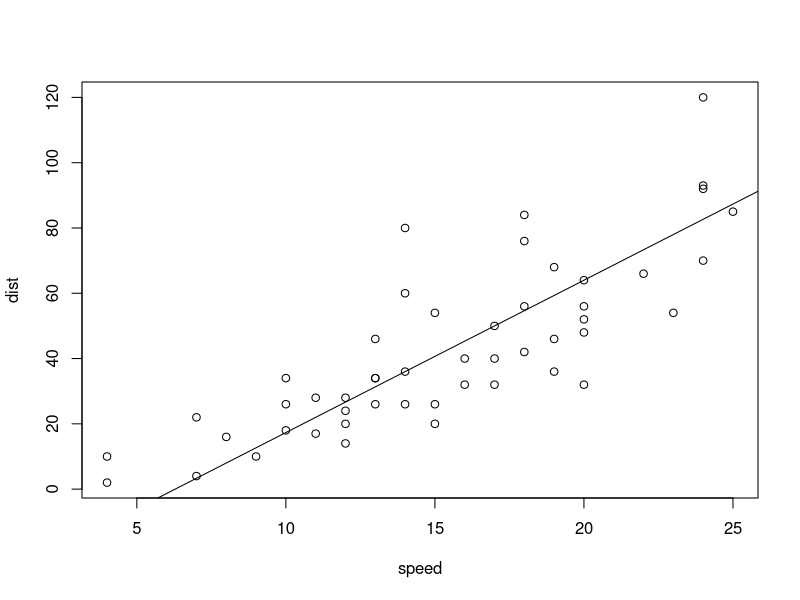
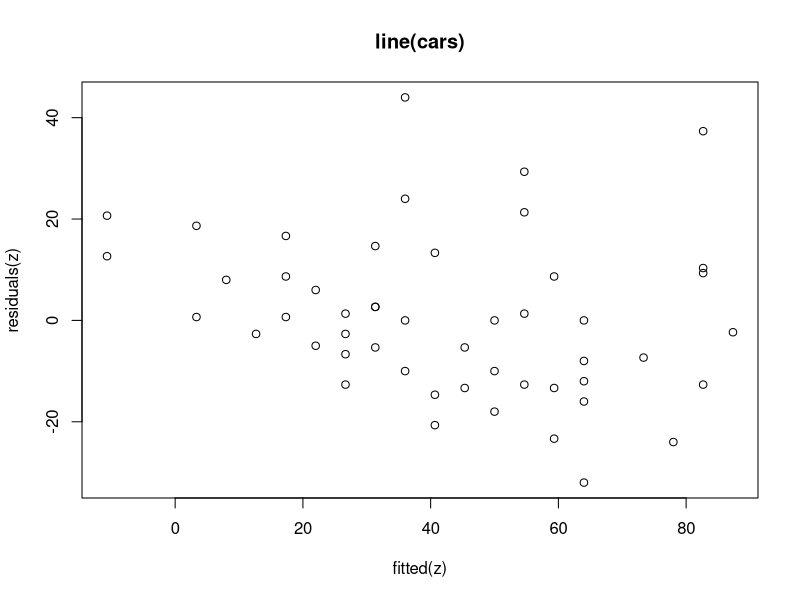

These figures' R source, in order:
#!/usr/bin/r

# Robust Line Fitting
# Description
# Fit a line robustly as recommended in Exploratory Data Analysis.

# Currently by default (iter = 1) the initial median-median line is 
# not iterated (as opposed to Tukey's “resistant line” in the references).


# Usage
x <- matrix(data = 100, nrow = 100, ncol = 80, byrow = FALSE, dimnames = NULL)
y <- matrix(data = 100, nrow = 100, ncol = 80, byrow = FALSE, dimnames = NULL)

line(x, y, iter = 1)
# NAN NAN

# Arguments
# x, y	
# the arguments can be any way of specifying x-y pairs. See xy.coords.

# iter	
# positive integer specifying the number of “polishing” iterations. 
# Note that this was hard coded to 1 in R versions before 3.5.0, and 
# more importantly that such simple iterations may not converge, see 
# Siegel's 9-point example.

# Details
# Cases with missing values are omitted.

# Contrary to the references where the data is split in three 
# (almost) equally sized groups with symmetric sizes depending 
# on n and n %% 3 and computes medians inside each group, the 
# line() code splits into three groups using all observations 
# with x[.] <= q1 and x[.] >= q2, where q1, q2 are (a kind of) 
# quantiles for probabilities p = 1/3 and p = 2/3 of the form 
# (x[j1]+x[j2])/2 where j1 = floor(p*(n-1)) and j2 = 
# ceiling(p(n-1)), n = length(x).

# Long vectors are not supported yet.



# Value
# An object of class "tukeyline".

# Methods are available for the generic functions coef, residuals, fitted, and print.

# References
# Tukey, J. W. (1977). Exploratory Data Analysis, Reading Massachusetts: Addison-Wesley.

# Velleman, P. F. and Hoaglin, D. C. (1981). Applications, Basics and Computing of Exploratory 
# Data Analysis, Duxbury Press. Chapter 5.

# Emerson, J. D. and Hoaglin, D. C. (1983). Resistant Lines for y versus x. Chapter 5 of 
# Understanding Robust and Exploratory Data Analysis, eds. David C. Hoaglin, Frederick 
# Mosteller and John W. Tukey. Wiley.

# Iain M. Johnstone and Paul F. Velleman (1985). The Resistant Line and Related Regression 
# Methods. Journal of the American Statistical Association, 80, 1041–1054. doi: 10.2307/2288572.

# See Also
# lm.

# There are alternatives for robust linear regression more robust and more (statistically) 
# efficient, see rlm() from MASS, or lmrob() from robustbase.

# Examples
require(graphics)

plot(cars)
(z <- line(cars))
abline(coef(z))
## Tukey-Anscombe Plot :
plot(residuals(z) ~ fitted(z), main = deparse(z$call))

## Andrew Siegel's pathological 9-point data, y-values multiplied by 3:
d.AS <- data.frame(x = c(-4:3, 12), y = 3*c(rep(0,6), -5, 5, 1))
cAS <- with(d.AS, t(sapply(1:10,
                   function(it) line(x,y, iter=it)$coefficients)))
dimnames(cAS) <- list(paste("it =", format(1:10)), c("intercept", "slope"))
cAS
## iterations started to oscillate, repeating iteration 7,8 indefinitely



